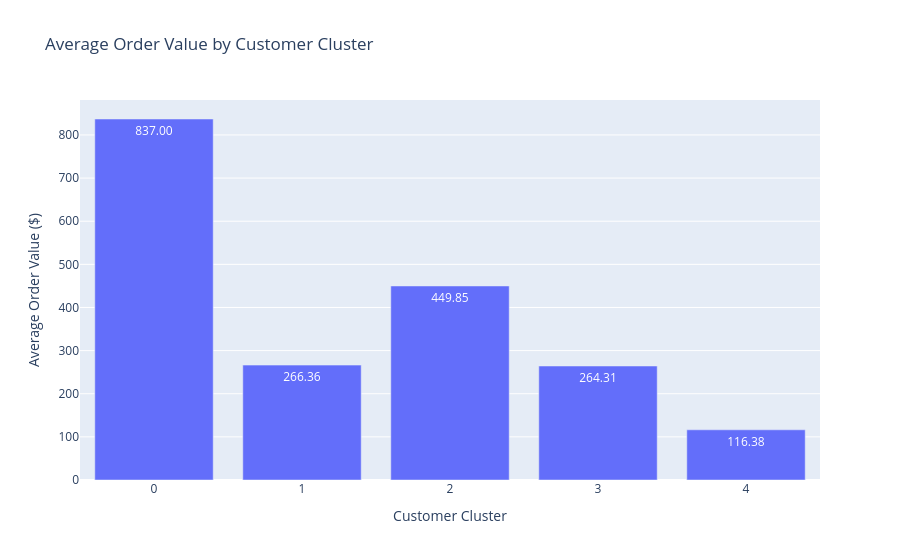

Notebook code cell kept with this figure:
### Code cell
cluster_aov = (
    df
    .groupby("Cluster", as_index=False)["AvgOrderValue"]
    .mean()
)

fig = px.bar(
    cluster_aov,
    x="Cluster",
    y="AvgOrderValue",
    text_auto=".2f",
    title="Average Order Value by Customer Cluster"
)

fig.update_layout(
    xaxis_title="Customer Cluster",
    yaxis_title="Average Order Value ($)"
)

fig.show()

### Figure 1 — Plotly figure (JSON) as saved in the notebook; plotly's stock layout.template omitted (floating-point values rounded to 4 significant figures)
{"data": [{"hovertemplate": "Cluster=%{x}<br>AvgOrderValue=%{y}<extra></extra>", "legendgroup": "", "marker": {"color": "#636efa", "pattern": {"shape": ""}}, "name": "", "orientation": "v", "showlegend": false, "textposition": "auto", "texttemplate": "%{y:.2f}", "type": "bar", "x": [0, 1, 2, 3, 4], "xaxis": "x", "y": [837.0, 266.4, 449.8, 264.3, 116.4], "yaxis": "y"}], "layout": {"barmode": "relative", "legend": {"tracegroupgap": 0}, "title": {"text": "Average Order Value by Customer Cluster"}, "xaxis": {"anchor": "y", "domain": [0, 1], "title": {"text": "Customer Cluster"}}, "yaxis": {"anchor": "x", "domain": [0, 1], "title": {"text": "Average Order Value ($)"}}}}
